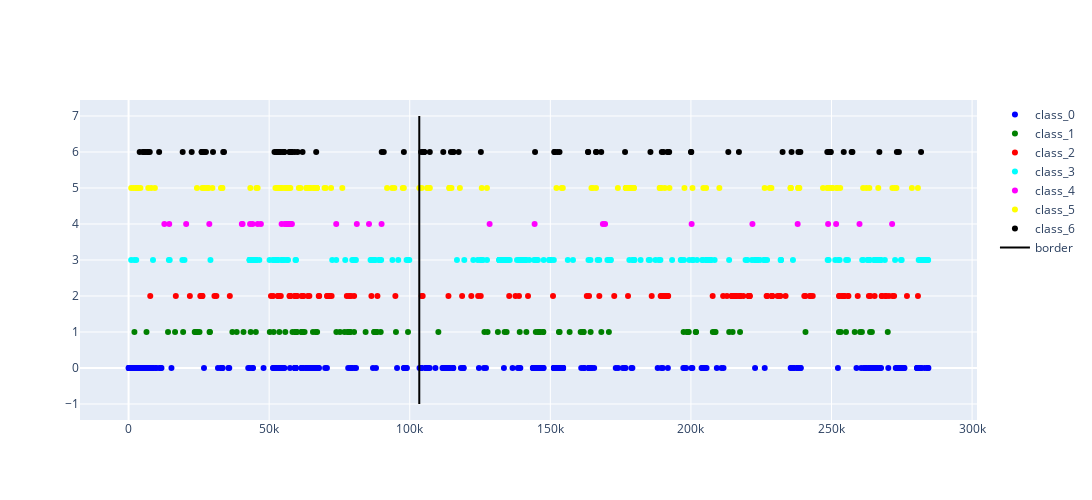

Notebook cell for this chart:
### Code cell
# plot just an interactive scatter so just plot the start points
def plot_longtiduinal_repeats(repeat_blocks_start_end, borderline, n_maps):
    fig = go.Figure() 
    for n_class in range(n_maps):
        n = len(repeat_blocks_start_end[n_class]['start'])
        y=np.empty(n)
        y.fill(n_class)
        fig.add_trace(go.Scatter(
            x=repeat_blocks_start_end[n_class]['start'], y=y,
            name='class_{0}'.format(n_class),
            mode='markers',
            marker_color=plotly_colors[n_class]
        ))

    # add a borderline 
    fig.add_trace(go.Scatter(x=[borderline, borderline], y=[-1,n_maps], mode="lines", name="border", marker_color="black"))
    fig.update_layout(width=1200, height=500)
    fig.show()

plot_longtiduinal_repeats(repeat_blocks_start_end, borderline2, n_maps)

### Figure 1 — Plotly figure (JSON) as saved in the notebook; plotly's stock layout.template omitted (floating-point values rounded to 4 significant figures; data arrays with more than 128 entries replaced by an {"elided": "..."} marker saying what was removed)
{"data": [{"marker": {"color": "blue"}, "mode": "markers", "name": "class_0", "type": "scatter", "x": {"elided": "422 int values"}, "y": {"elided": "422 int values"}}, {"marker": {"color": "green"}, "mode": "markers", "name": "class_1", "type": "scatter", "x": [2085, 6376, 14039, 16541, 19414, 23527, 23763, 24294, 24384, 25242, 28804, 28943, 36927, 38460, 40888, 43435, 45266, 50227, 51598, 53618, 55746, 58303, 59378, 59402, 59644, 59896, 61498, 61669, 61680, 61972, 62604, 65583, 66561, 67061, 73905, 75190, 76770, 77827, 78353, 78703, 78815, 80197, 84304, 87339, 87430, 87884, 87893, 88452, 89671, 95095, 99384, 110184, 126565, 127672, 131355, 133741, 134456, 139109, 141476, 144839, 145758, 145907, 146373, 147433, 147509, 153056, 153304, 156861, 160787, 161594, 161735, 161857, 164331, 168143, 170822, 197398, 198554, 198979, 199225, 201718, 201830, 207793, 208434, 208758, 213619, 214831, 217468, 240745, 252637, 253285, 255150, 258246, 260162, 260812, 263709, 264361, 270005], "y": [1, 1, 1, 1, 1, 1, 1, 1, 1, 1, 1, 1, 1, 1, 1, 1, 1, 1, 1, 1, 1, 1, 1, 1, 1, 1, 1, 1, 1, 1, 1, 1, 1, 1, 1, 1, 1, 1, 1, 1, 1, 1, 1, 1, 1, 1, 1, 1, 1, 1, 1, 1, 1, 1, 1, 1, 1, 1, 1, 1, 1, 1, 1, 1, 1, 1, 1, 1, 1, 1, 1, 1, 1, 1, 1, 1, 1, 1, 1, 1, 1, 1, 1, 1, 1, 1, 1, 1, 1, 1, 1, 1, 1, 1, 1, 1, 1]}, {"marker": {"color": "red"}, "mode": "markers", "name": "class_2", "type": "scatter", "x": {"elided": "133 int values"}, "y": {"elided": "133 int values"}}, {"marker": {"color": "cyan"}, "mode": "markers", "name": "class_3", "type": "scatter", "x": {"elided": "266 int values"}, "y": {"elided": "266 int values"}}, {"marker": {"color": "magenta"}, "mode": "markers", "name": "class_4", "type": "scatter", "x": [12739, 14462, 20487, 28720, 40285, 40555, 43221, 44094, 45928, 47067, 54437, 55556, 56292, 56619, 56831, 56841, 57525, 57639, 58101, 73852, 81174, 85514, 89979, 128407, 144411, 168691, 169475, 200259, 221879, 237961, 248788, 251640, 259955, 271560], "y": [4, 4, 4, 4, 4, 4, 4, 4, 4, 4, 4, 4, 4, 4, 4, 4, 4, 4, 4, 4, 4, 4, 4, 4, 4, 4, 4, 4, 4, 4, 4, 4, 4, 4]}, {"marker": {"color": "yellow"}, "mode": "markers", "name": "class_5", "type": "scatter", "x": {"elided": "163 int values"}, "y": {"elided": "163 int values"}}, {"marker": {"color": "black"}, "mode": "markers", "name": "class_6", "type": "scatter", "x": [3954, 5229, 5314, 5992, 6853, 6905, 7537, 10880, 19248, 22453, 25999, 26008, 26474, 26952, 27524, 30041, 33669, 33949, 51905, 52590, 52996, 53492, 53516, 53630, 54517, 55316, 55392, 57176, 57624, 57665, 57769, 58186, 59094, 60138, 61880, 66730, 90036, 90761, 97913, 104071, 104968, 105008, 105213, 107132, 111924, 114651, 115429, 115560, 117406, 125296, 144567, 151444, 151478, 152466, 153264, 163420, 163457, 166230, 166383, 168103, 176570, 185608, 189644, 190269, 191697, 191960, 192266, 200027, 200136, 213298, 217072, 232601, 235787, 238221, 238923, 248505, 249019, 249573, 249744, 254354, 257147, 257437, 267018, 273242, 273970, 281847], "y": [6, 6, 6, 6, 6, 6, 6, 6, 6, 6, 6, 6, 6, 6, 6, 6, 6, 6, 6, 6, 6, 6, 6, 6, 6, 6, 6, 6, 6, 6, 6, 6, 6, 6, 6, 6, 6, 6, 6, 6, 6, 6, 6, 6, 6, 6, 6, 6, 6, 6, 6, 6, 6, 6, 6, 6, 6, 6, 6, 6, 6, 6, 6, 6, 6, 6, 6, 6, 6, 6, 6, 6, 6, 6, 6, 6, 6, 6, 6, 6, 6, 6, 6, 6, 6, 6]}, {"marker": {"color": "black"}, "mode": "lines", "name": "border", "type": "scatter", "x": [103392, 103392], "y": [-1, 7]}], "layout": {"height": 500, "width": 1200}}
